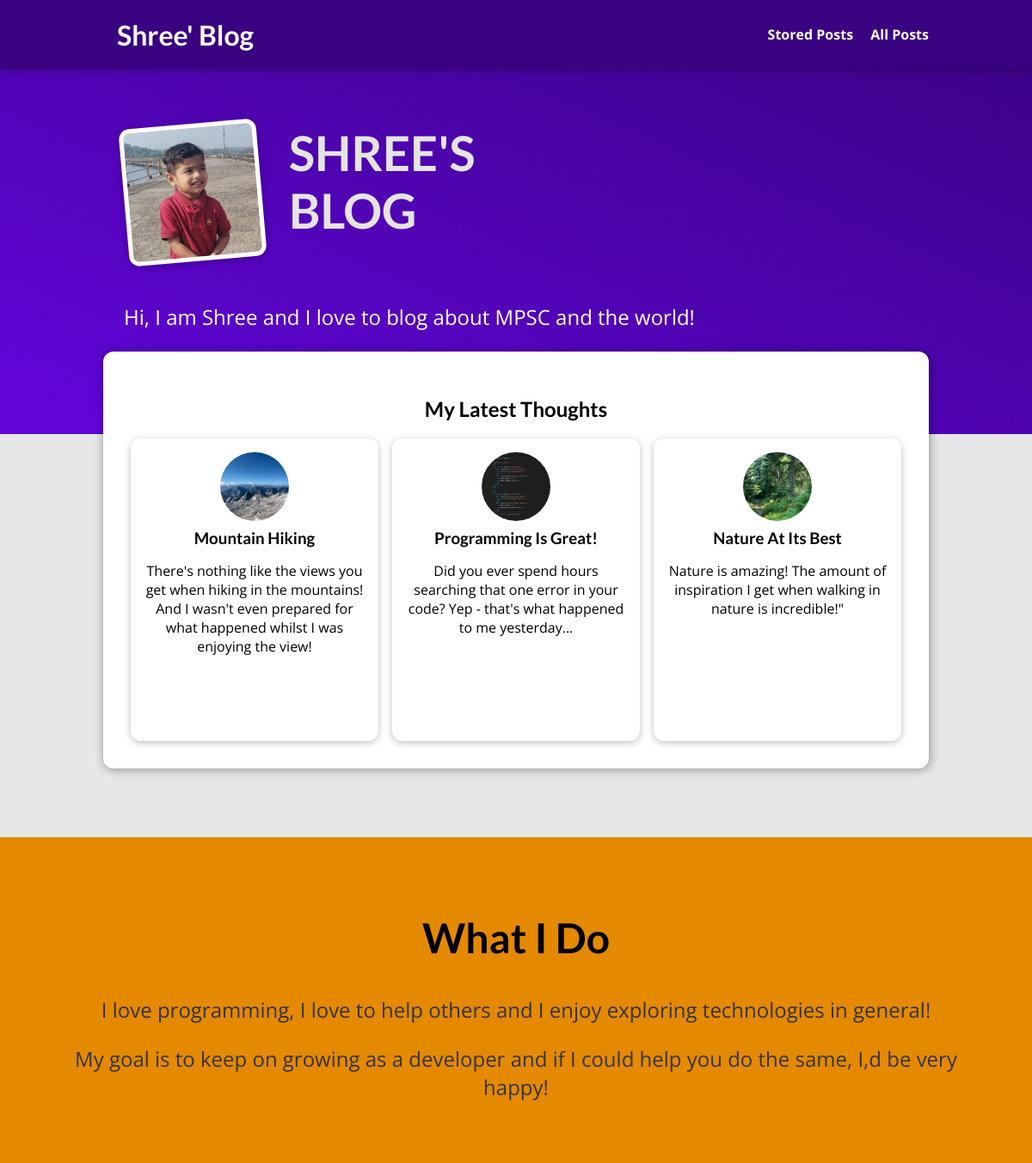
The page / on the database its author committed.
### blog/models.py (models this page shows, shortened)
class Post(models.Model):
    title = models.CharField(max_length=150)
    excerpt = models.CharField(max_length=200)
    image = models.FileField(upload_to="posts", null=True)
    date = models.DateField(auto_now=True)
    slug = models.SlugField(unique=True, db_index=True)
    content = models.TextField(validators=[MinLengthValidator(10)])
    author = models.ForeignKey(Author, on_delete=models.SET_NULL, null=True, related_name="posts")
    tag =models.ManyToManyField(Tag)

### blog/views.py (the view)
# urls.py: path("", views.StartingPageView.as_view(), name="starting-page"),
class StartingPageView(ListView):
    template_name = "blog/index.html"
    model = Post
    ordering = ["-date"]
    context_object_name = "posts"
    def get_queryset(self):
        qureyset =  super().get_queryset()
        data = qureyset[:3]
        return data

### blog/templates/blog/index.html (shortened to what this page needs)
{% extends "base.html" %}
{% load static %}
{% block css_files %}
  <link rel="stylesheet" href="{% static 'blog/index.css' %}" />
  <link rel="stylesheet" href="{% static 'blog/all-posts.css' %}" />
  <link rel="stylesheet" href="{% static 'blog/post.css' %}" />
{% endblock %}
{% block content %}
  <section id="welcome">
    <header>
        <img src="{% static 'blog/images/shriyansh.jpg' %}" alt="Shree - The Author Of This Blog"/>
        <h2>SHREE'S BLOG</h2>
    </header>
    <P>Hi, I am Shree and I love to blog about MPSC and the world!</P>
  </section>
  <section id="latest-posts">
    <h2>My Latest Thoughts</h2>
    <ul>
      {% for post in posts%}
        {% include "blog/includes/post.html" %}
      {% endfor %}
    </ul>
  </section>
  <section id="about">
    <h2>What I Do</h2>
    <p> I love programming,  I love to help others and I enjoy exploring technologies in general!
    </p>
    <p>
        My goal is to keep on growing as a developer
        and if I could help you do the same, I,d be very happy!
    </p>
  </section>
{% endblock %}

### blog/templates/blog/includes/post.html
{% load static%}
<li>
    <article class="post">
       <a href="{% url 'post-detail-page' post.slug %}">
        <img src="{{ post.image.url }}" alt="{{post.title}}"/>
        <div class="post__content">
            <h3>{{ post.title }}</h3>
            <p> {{ post.excerpt  }}</p>
        </div>
       </a>
    </article>
</li>

### static/app.css (style rules this page uses)
* { box-sizing: border-box; }
html { font-family: 'Open Sans', 'Lato', sans-serif; }
body { margin: 0; }
h1, h2, h3 { font-family: 'Lato', sans-serif; font-weight: bold; }

### blog/static/blog/index.css (style rules this page uses)
#welcome { background: linear-gradient(to right top, #6305dd, #390281); padding: 6rem 12%; }
#welcome header { display: flex; align-items: flex-start; margin: 3rem auto; }
#welcome img { width: 10rem; height: 10rem; object-fit: cover; object-position: top; border: 5px solid white; border-radius: 12px; background-color: #ffe1bf; transform: rotateZ(-5deg); box-shadow: 0 2px 8px rgba(0, 0, 0, 0.25); }
#welcome h2 { font-size: 3.5rem; margin: 0 0 0 2rem; color: #e4e4e4; width: 10rem; }
#welcome p { color: white; font-size: 1.5rem; }
#latest-posts { background-color: white; padding: 2rem; border-radius: 12px; width: 60rem; margin: -6rem auto 2rem auto; box-shadow: 1px 1px 12px rgba(0, 0, 0, 0.4); }
#latest-posts h2 { text-align: center; }
#latest-posts ul { list-style: none; margin: 0; padding: 0; display: flex; gap: 1rem; }
#latest-posts li { flex: 1; }
#about { text-align: center; padding: 3rem; background-color: #e48900; margin-top: 5rem; }
#about h2 { font-size: 3rem; }
#about p { font-size: 1.5rem; color: #353535; }

### blog/static/blog/all-posts.css (style rules this page uses)
body { background-color: #e7e7e7; }
ul { list-style: none; margin: 0; padding: 0; display: grid; grid-template-columns: repeat(auto-fill, minmax(17rem, 1fr)); gap: 1.5rem; }
.post img { width: 7rem; height: 7rem; }
.post a { height: 22rem; transform-origin: center; box-shadow: 0 2px 8px rgba(0, 0, 0, 0.25); border-radius: 12px; background-color: white; }

### blog/static/blog/post.css (style rules this page uses)
.post { display: flex; flex-direction: column; align-items: center; text-align: center; }
.post a { text-decoration: none; color: black; transition: all 0.2s ease; padding: 1rem; }
.post img { width: 5rem; height: 5rem; object-fit: cover; border-radius: 50%; }
.post h3 { margin: 0.25rem 0; }

### rows shown on the page
Post: image (picture), title "Mountain Hiking", excerpt "There's nothing like the views you get when hiking in the mountains! And I wasn't even prepared for what happened whilst I was enjoying the view!"
Post: image (picture), title "Programming Is Great!", excerpt "Did you ever spend hours searching that one error in your code? Yep - that's what happened to me yesterday..."
Post: image (picture), title "Nature At Its Best", excerpt "Nature is amazing! The amount of inspiration I get when walking in nature is incredible!\""
